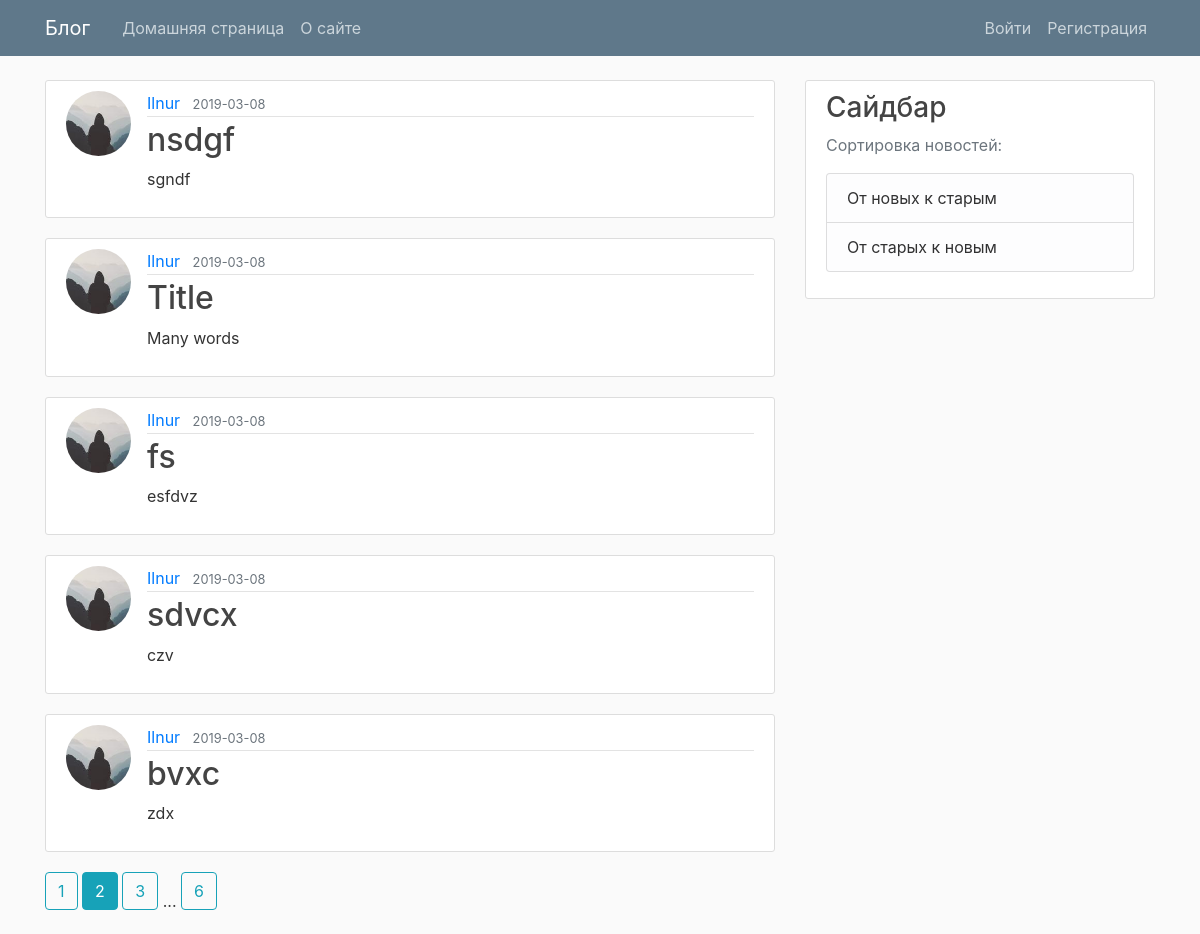
The page /home?page=2 on the database as committed earlier.
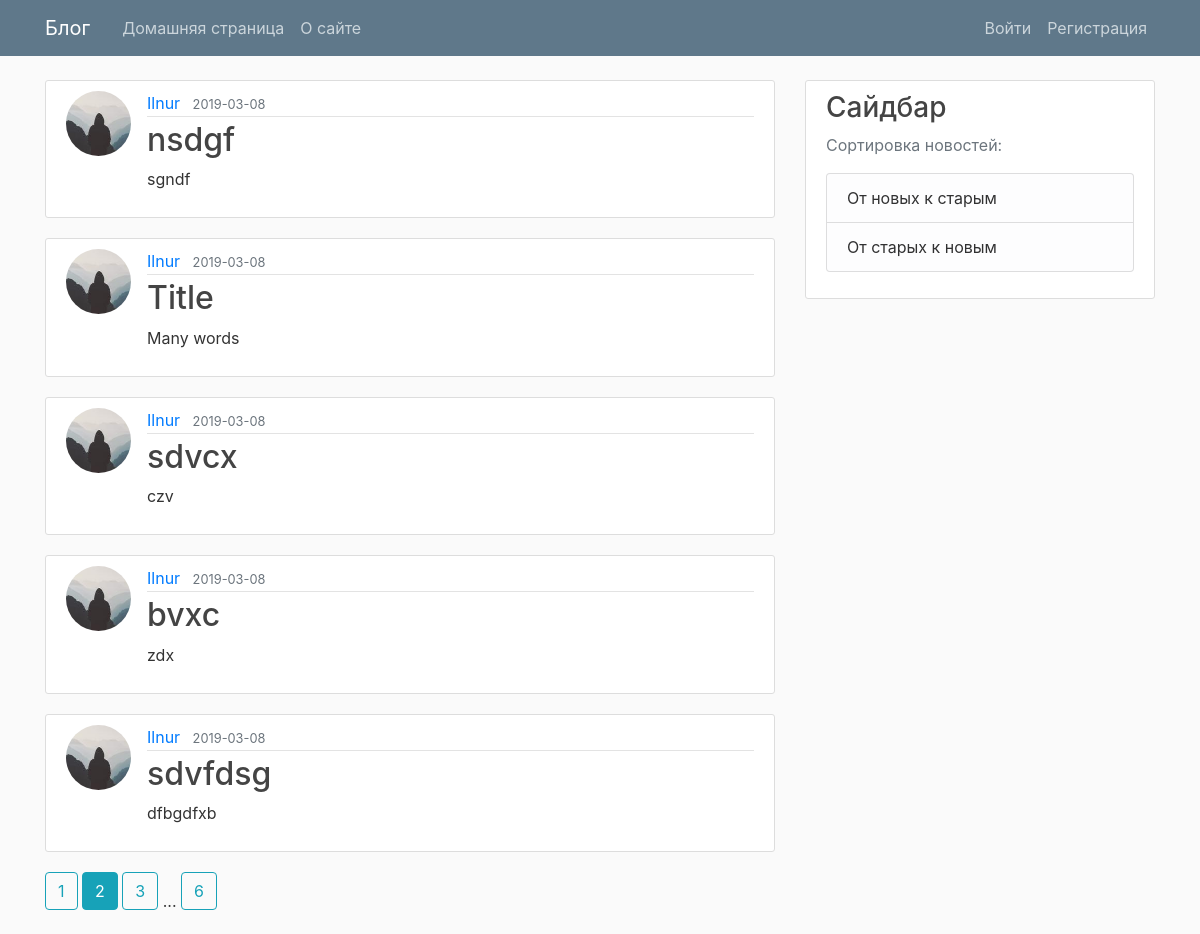
The same page on the database as committed later.
### main/models.py (models this page shows, shortened)
class Post(db.Model):
    id = db.Column(db.Integer, primary_key=True)
    title = db.Column(db.String(100), nullable=False)
    date_posted = db.Column(db.DateTime,
                            nullable=False, default=datetime.utcnow())
    content = db.Column(db.Text, nullable=False)
    user_id = db.Column(db.Integer, db.ForeignKey('user.id'), nullable=False)

class User(db.Model, UserMixin):
    id = db.Column(db.Integer, primary_key=True)
    username = db.Column(db.String(20), unique=True, nullable=False)
    email = db.Column(db.String(120), unique=True, nullable=False)
    image_file = db.Column(db.String(20),
                           nullable=False, default='default.jpg')
    password = db.Column(db.String(60), nullable=False)
    posts = db.relationship('Post', backref='author', lazy=True)

### main/main/routes.py (the view)
@main.route("/")
@main.route("/home")
def home():
    page = request.args.get('page', 1, type=int)
    posts = Post.query.order_by(Post.date_posted.desc()).paginate(page=page, per_page=5)
    return render_template('home.html', posts=posts, reverse=False, forUser=False)

### main/templates/home.html
{% extends "base.html" %}
{% block content %}
    {% for post in posts.items %}
        <article class="media content-section">
          <img class="rounded-circle article-img" src="{{ url_for('static', filename='profile_pics/' + post.author.image_file) }}">
          <div class="media-body">
            <div class="article-metadata">
              <a class="mr-2" href="{{ url_for('users.user_posts', username=post.author.username) }}">{{ post.author.username }}</a>
              <small class="text-muted">{{ post.date_posted.strftime('%Y-%m-%d') }}</small>
            </div>
            <h2><a class="article-title" href="{{ url_for('posts.post', post_id=post.id) }}">{{ post.title }}</a></h2>
            <p class="article-content">{{ post.content }}</p>
          </div>
        </article>
    {% endfor %}
    {% for page_num in posts.iter_pages(left_edge=1, right_edge=1, left_current=1, right_current=2) %}
      {% if page_num %}
        {% if posts.page == page_num %}
          {% if reverse %}
            <a class="btn btn-info mb-4" href="{{ url_for('main.home_reverse', page=page_num) }}">{{ page_num }}</a>
          {% else %}
            <a class="btn btn-info mb-4" href="{{ url_for('main.home', page=page_num) }}">{{ page_num }}</a>
          {% endif %}
        {% else %}
          {% if reverse %}
            <a class="btn btn-outline-info mb-4" href="{{ url_for('main.home_reverse', page=page_num) }}">{{ page_num }}</a>
          {% else %}
            <a class="btn btn-outline-info mb-4" href="{{ url_for('main.home', page=page_num) }}">{{ page_num }}</a>
          {% endif %}
        {% endif %}
      {% else %}
        ...
      {% endif %}
    {% endfor %}
{% endblock content %}

### main/templates/base.html (shortened to what this page needs)
<!DOCTYPE html>
<html>
<head>
    <link rel="stylesheet" href="https://maxcdn.bootstrapcdn.com/bootstrap/4.0.0/css/bootstrap.min.css">
    <link rel="stylesheet" type="text/css" href="{{ url_for('static', filename='main.css') }}">
</head>
<body>
    <header class="site-header">
      <nav class="navbar navbar-expand-md navbar-dark bg-steel fixed-top">
        <div class="container">
          <a class="navbar-brand mr-4" href="/">Блог</a>
          <div class="collapse navbar-collapse" id="navbarToggle">
            <div class="navbar-nav mr-auto">
              <a class="nav-item nav-link" href="{{ url_for('main.home') }}">Домашняя страница</a>
              <a class="nav-item nav-link" href="{{ url_for('main.about') }}">О сайте</a>
            </div>
            <div class="navbar-nav">
              {% if current_user.is_authenticated %}
                <a class="nav-item nav-link" href="{{ url_for('posts.new_post') }}">Создать пост</a>
                <a class="nav-item nav-link" href="{{ url_for('users.account') }}">Аккаунт</a>
                <a class="nav-item nav-link" href="{{ url_for('users.logout') }}">Выход</a>
              {% else %}
                <a class="nav-item nav-link" href="{{ url_for('users.login') }}">Войти</a>
                <a class="nav-item nav-link" href="{{ url_for('users.register') }}">Регистрация</a>
              {% endif %}
            </div>
          </div>
        </div>
      </nav>
    </header>
    <main role="main" class="container">
      <div class="row">
        <div class="col-md-8">
          {% block content %}{% endblock %}
        </div>
        <div class="col-md-4">
          <div class="content-section">
            <h3>Сайдбар</h3>
            <p class='text-muted'>Сортировка новостей:
              <ul class="list-group">
                {% if forUser %}
                  <li class="list-group-item list-group-item-light"><a class="sort" href="{{ url_for('users.user_posts', username=user.username) }}">От новых к старым</a></li>
                  <li class="list-group-item list-group-item-light"><a class="sort" href="{{ url_for('users.user_reverse_posts', username=user.username) }}">От старых к новым</a></li>
                {% else %}
                  <li class="list-group-item list-group-item-light"><a class="sort" href="{{ url_for('main.home') }}">От новых к старым</a></li>
                  <li class="list-group-item list-group-item-light"><a class="sort" href="{{ url_for('main.home_reverse') }}">От старых к новым</a></li>
                {% endif %}
              </ul>
            </p>
          </div>
        </div>
      </div>
    </main>
</body>
</html>

### main/static/main.css (style rules this page uses)
body { background: #fafafa; color: #333333; margin-top: 5rem; }
h1, h2, h3, h4, h5, h6 { color: #444444; }
.bg-steel { background-color: #5f788a; }
.site-header .navbar-nav .nav-link { color: #cbd5db; }
.content-section { background: #ffffff; padding: 10px 20px; border: 1px solid #dddddd; border-radius: 3px; margin-bottom: 20px; }
.article-title { color: #444444; }
.article-content { white-space: pre-line; }
.article-img { height: 65px; width: 65px; margin-right: 16px; }
.article-metadata { padding-bottom: 1px; margin-bottom: 4px; border-bottom: 1px solid #e3e3e3 }
a.sort { color: #313132; text-decoration: none; }

Rows that differ between the two databases and show on the page:
removed Post: image_file (picture), author.username "Ilnur", date_posted "2019-03-08", title "fs", content "esfdvz"
now on this page (row unchanged): Post: image_file (picture), author.username "Ilnur", date_posted "2019-03-08", title "sdvfdsg", content "dfbgdfxb"
